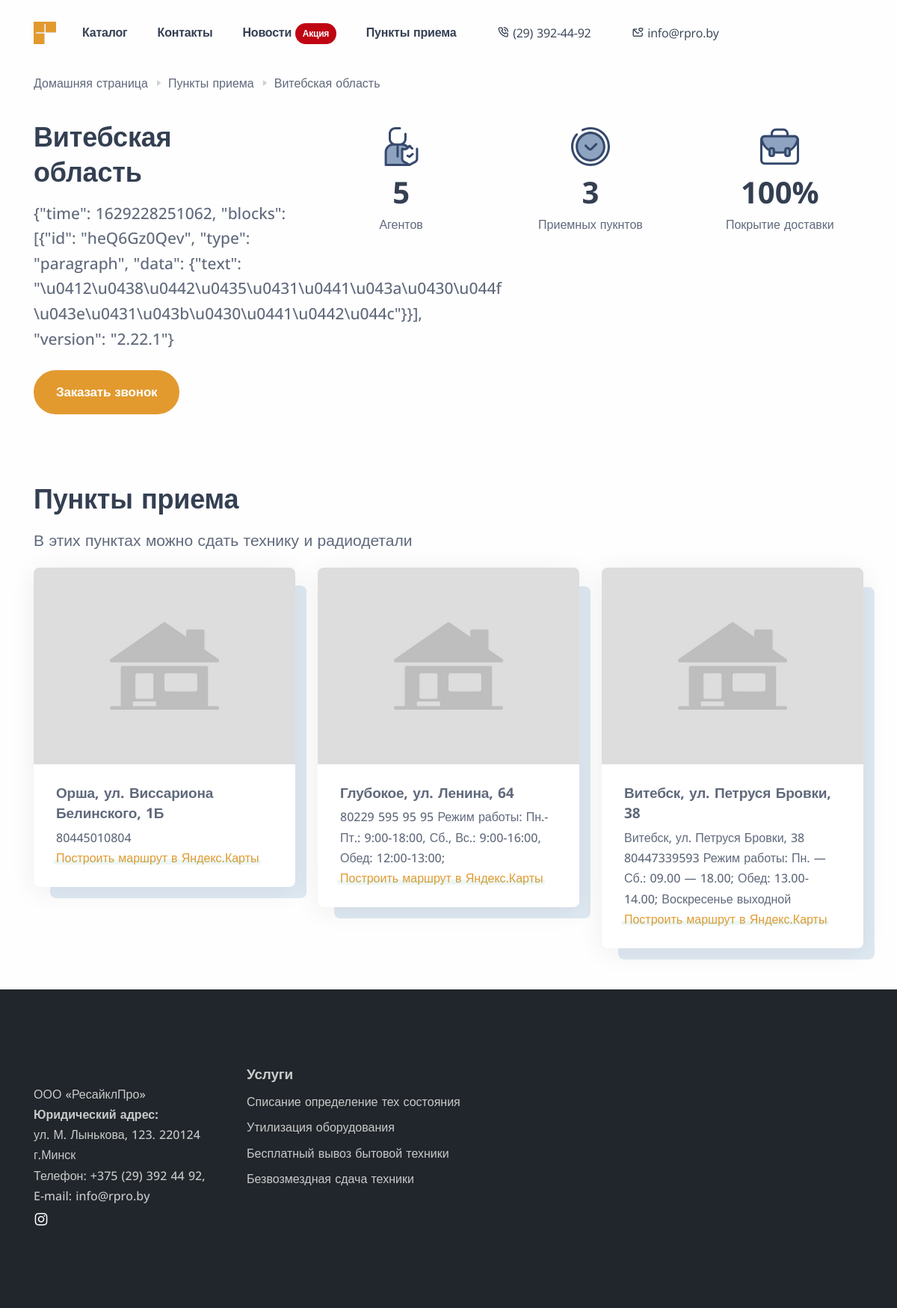
Page /region/vitebsk on the committed database.
### recycle/models.py (models this page shows, shortened)
class Region(models.Model):
    region_name = models.CharField('Название региона', max_length=200)
    region_title = models.CharField('Заголовок для Open Graph (og:title)', max_length=200)
    region_metadesc = models.CharField('Описание для Open Graph (og:description)', max_length=300)
    region_slug = models.CharField('URL', max_length=200, default='region' + str(datetime.datetime.now()))
    region_short_desc = models.TextField('Короткое описание', blank=True)
    body_editorjs = EditorJsJSONField()
    pub_date = models.DateTimeField(default=datetime.datetime.now)

class Punkt(models.Model):
    punkt_name = models.CharField('Название пункта приема', max_length=200)
    punkt_title = models.CharField('Заголовок для Open Graph (og:title)', max_length=200)
    punkt_metadesc = models.CharField('Описание для Open Graph (og:description)', max_length=300)
    punkt_short_desc = models.TextField('Короткое описание', blank=True)
    punkt_geo = models.CharField('Описание description', max_length=300, default="55.659173,37.762848")
    punkt_image = models.ImageField('Изображение пункта')
    body_editorjs = EditorJsJSONField()
    region = models.ForeignKey(Region, on_delete=models.CASCADE)
    pub_date = models.DateTimeField(default=datetime.datetime.now)

### recycle/views.py (the view)
# urls.py: path('region/<str:region_slug>', views.RegionView.as_view(), name='region'),
class RegionView(View):
    def get(self, request, region_slug):
        region = Region.objects.get(region_slug=region_slug)
        return render(request, 'regionpage.html', {'region':region})

### RPRO/baseprocessor.py (called while the page is built)
def custom_proc(request):
    stock = False
    articles = Article.objects.all()
    for article in articles:
        if article.isStock == True:
            stock = True
    return {'stock': stock}

### templates/regionpage.html (shortened to what this page needs)
{% extends 'base.html' %}
{% load static %}
{% load editorjs %}
{% block content %}
    <div class="content-wrapper">
        <section class="wrapper bg-light">
            <div class="container pt-3">
                <nav aria-label="breadcrumb">
                  <ol class="breadcrumb" id="breadcrumblist" itemscope itemtype="http://schema.org/BreadcrumbList">
                    <li class="breadcrumb-item" itemprop="itemListElement" itemscope itemtype="http://schema.org/ListItem">
                        <a itemprop="item" href="/">Домашняя страница</a>
                    </li>
                    <li class="breadcrumb-item" itemprop="itemListElement" itemscope itemtype="http://schema.org/ListItem">
                        <a itemprop="item" href="{% url 'punkty'  %}">Пункты приема</a>
                    </li>
                    <li class="breadcrumb-item active" aria-current="page" itemprop="itemListElement" itemscope itemtype="http://schema.org/ListItem">
                        <a class="inactiveLink" itemprop="item" href="{% url 'region' region.region_slug  %}">{{ region.region_name }}</a>
                    </li>
                  </ol>
                </nav>
            </div>
    </section>
	<section class="container ">
<div class=" row pt-3">
					<div class="col-lg-4">
						<h1 class="display-4 mb-3 pe-xl-10">{{ region.region_name }}</h1>
						<p class="lead fs-lg mb-0 pe-xxl-10">{{ region.body_editorjs | editorjs }}</p>
                        <a href="#" class="btn btn-lg btn-primary rounded-pill me-2 mt-5" data-bs-toggle="modal" data-bs-target="#modal-01" style="margin-bottom: 40px;">Заказать звонок</a>
					</div>
					<div class="col-lg-8 mt-lg-2">
						<div class="row align-items-center counter-wrapper gy-6 text-center">
							<div class="col-md-4">
								<h3 class="counter" style="visibility: visible;">{{ region.agent_set.count }}</h3>
								<p>Агентов</p>
							</div>
							<div class="col-md-4">
								<h3 class="counter" style="visibility: visible;">{{ region.punkt_set.count }}</h3>
								<p>Приемных пукнтов</p>
							</div>
							<div class="col-md-4">
								<h3 class="counter" style="visibility: visible;">100%</h3>
								<p>Покрытие доставки</p>
							</div>
						</div>
					</div>
				</div>
		</section>
    <section class="container">
        <div class="row grid-view pt-10">
            <div class="pb-4">
            <h1 class="display-4 mb-3 pe-xl-10">Пункты приема</h1>
            <p class="lead fs-lg mb-0 pe-xxl-10">В этих пунктах можно сдать технику и радиодетали</p>
            </div>
            {% for punkt in region.punkt_set.all %}
				<div class="col-md-6 col-lg-4">
						<div class="position-relative">
							<div class="card shadow-lg">
								<figure class="card-img-top"><img class="img-fluid" src={{ punkt.punkt_image.url }} alt=""></figure>
								<div class="card-body px-6 py-5">
									<div class="mb-1 h4like">{{ punkt.punkt_name }}</div>
									<p class="mb-0">{{ punkt.punkt_short_desc }}</p>
                                    <span class="underline"><a target="_blank" href="https://yandex.ru/maps/?rtext=~{{ punkt.punkt_geo }}">Построить маршрут в Яндекс.Карты</a></span>
								</div>
							</div>
						</div>
					</div>
			{% endfor %}
				</div>
    </section> <br/><br/>
    </div>
{% endblock %}

### rows in the picture
Region: region_name "Витебская область", body_editorjs|editorjs "{\"time\": 1629228251062, \"blocks\": [{\"id\": \"heQ6Gz0Qev\", \"type\": \"paragraph\", \"data\": {\"text\": \"\\u0412\\u0438\\u0442\\u0435\\u0431\\u0441\\u043a\\u0430\\u044f \\u043e\\u0431\\u043b\\u0430\\u0441\\u0442\\u044c\"}}], \"version\": \"2.22.1\"}", agent_set.count "5", punkt_set.count "3"
Punkt: punkt_image (picture), punkt_name "Орша, ул. Виссариона Белинского, 1Б", punkt_short_desc "80445010804"
Punkt: punkt_image (picture), punkt_name "Глубокое, ул. Ленина, 64", punkt_short_desc "80229 595 95 95 Режим работы: Пн.-Пт.: 9:00-18:00, Сб., Вс.: 9:00-16:00, Обед: 12:00-13:00;"
Punkt: punkt_image (picture), punkt_name "Витебск, ул. Петруся Бровки, 38", punkt_short_desc "Витебск, ул. Петруся Бровки, 38 80447339593 Режим работы: Пн. — Сб.: 09.00 — 18.00; Обед: 13.00-14.00; Воскресенье выходной"
